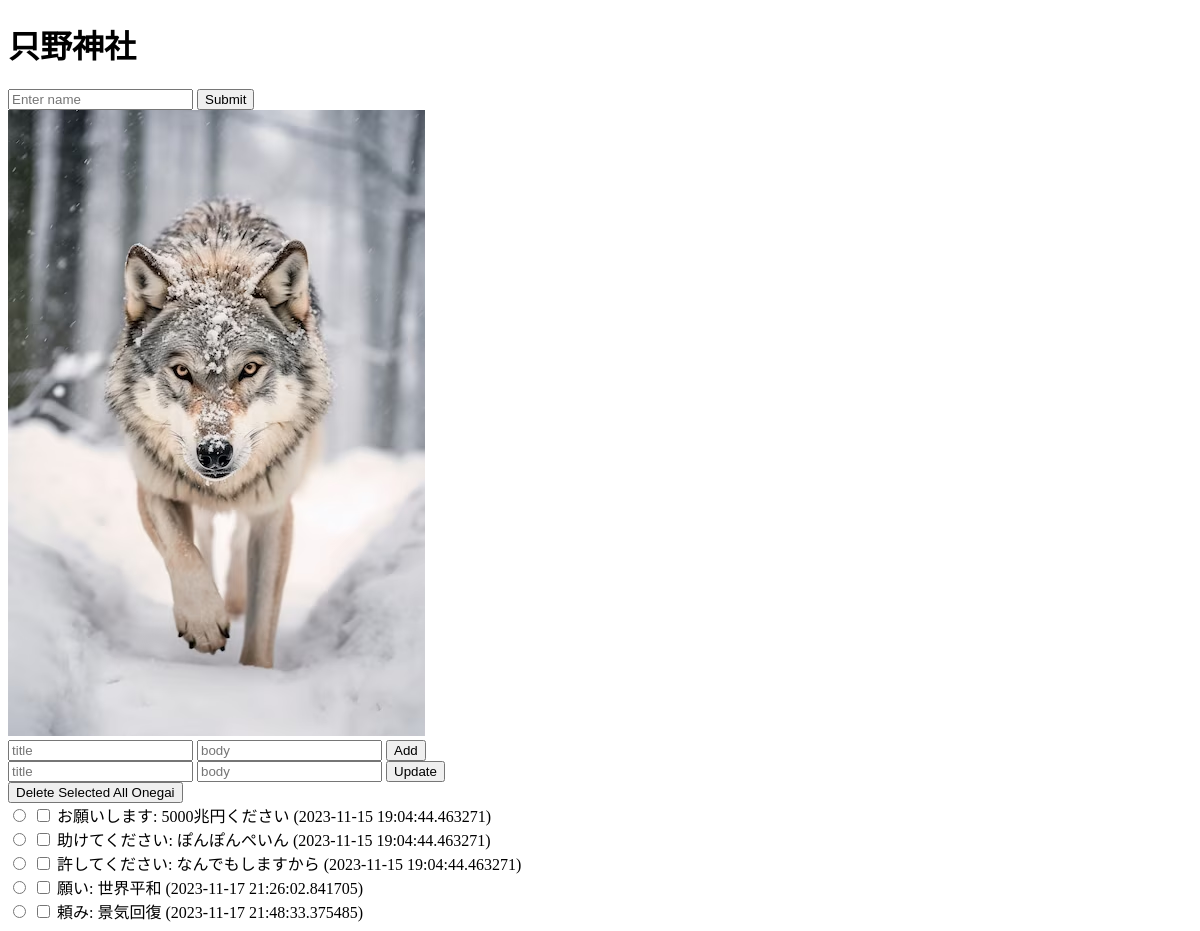
The page /index on the database as committed earlier.
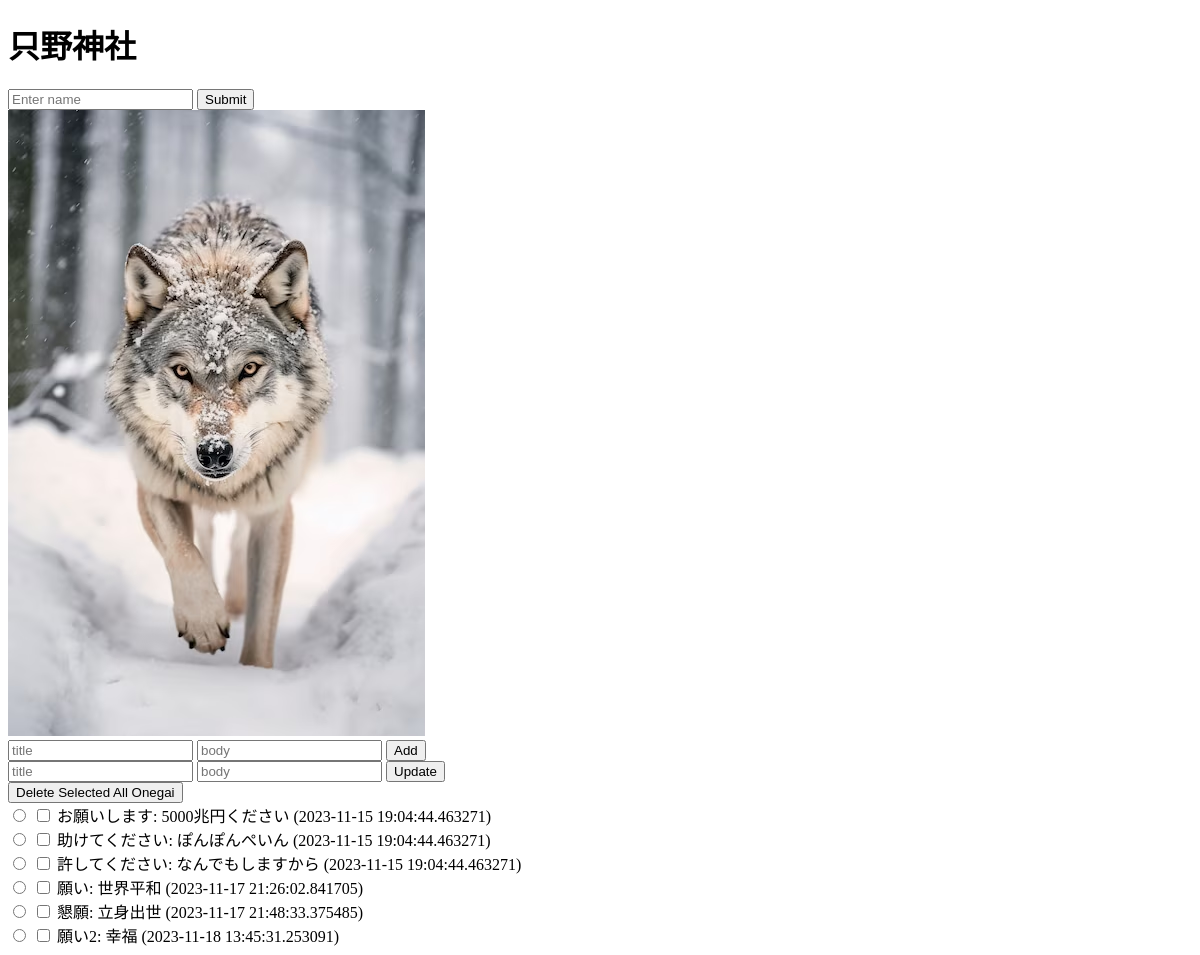
The same page on the database as committed later.
### app/models/models.py (models this page shows, shortened)
class OnegaiContent(Base):
    __tablename__ = 'onegaicontents'
    id = Column(Integer, primary_key=True)
    title = Column(String(128), unique=True)
    body = Column(Text)
    date = Column(DateTime, default=datetime.now())

### app/app.py (the view)
@app.route("/")
@app.route("/index")
def index():
    show_name = request.args.get("a")
    all_onegai = OnegaiContent.query.all()
    return render_template("index.html", name = show_name, all_onegai = all_onegai)

### app/templates/index.html (shortened to what this page needs)
<!DOCTYPE html>
<html>
    <head>
    </head>
    <body>
    {%if name == "wolf" %}
    <h1>スペシャル{{name}}神社</h1>
    {%elif name%}
    <h1>{{name}}神社</h1>
    {%else%}
    <h1>只野神社</h1>
    {%endif%}
    <form action="/index" method="post">
        <input type="text" name="name2" placeholder="Enter name">
        <input type="submit" value="Submit">
    </form>
    <img src="/static/images/wolf.jpg" alt="wolf pic">
    <form action="/add" method="post">
        <input type="text" name="title" placeholder="title">
        <input type="text" name="body" placeholder="body">
        <input type="submit" value="Add">
    </form>
    <form action="/update" method="post" id="update">
        <input type="text" name="title" placeholder="title">
        <input type="text" name="body" placeholder="body">
        <input type="submit" value="Update">
    </form>
    <form action="/delete" method="post" id="delete">
        <input type="submit" value="Delete Selected All Onegai">
    </form>
        {%for onegai in all_onegai%}
        <div>
            <input type="radio" name="update" form="update" value={{onegai.id}}>
            <input type="checkbox" name="delete" form="delete" value={{onegai.id}}>
            {{onegai.title}}: {{onegai.body}} ({{onegai.date}})
        </div>
        {%endfor%}
    </body>
</html>

Rows that differ between the two databases and show on the page:
changed OnegaiContent: title "頼み" → "懇願"; body "景気回復" → "立身出世"
added OnegaiContent: title "願い2", body "幸福", date "2023-11-18 13:45:31.253091"
